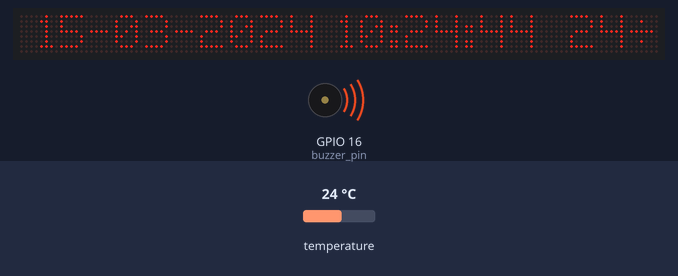
Bench run of a sketch on a simulated ESP8266 (Wemos D1 mini). Parts: 128×8 LED matrix, buzzer (waves = sounding, pin HIGH). The test bench sets the inputs (shaded band); at power-on: temperature 24 °C. WiFi joins after 1.5 s; servers stay silent unless stated; a WiFi scan finds three made-up networks; the local clock reads 2024-03-15 10:24:30 at power-on unless the sketch sets it; web services answer with replies made up by the test bench.

Above: at 14.5 s.
14.6 s: temperature set to 12 °C
At 15.8 s:
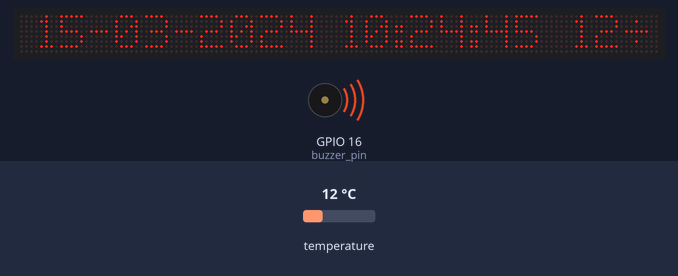
16.5 s: temperature set to 19 °C
At 17.4 s:
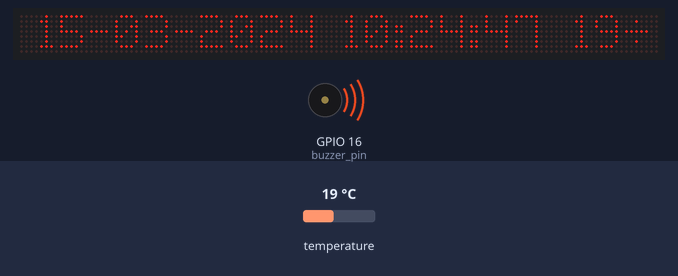
18.5 s: temperature set to 28 °C
At 30.3 s:
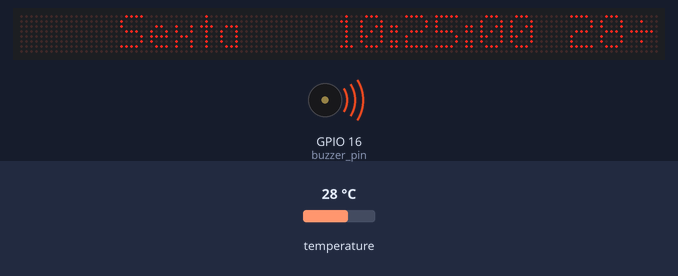

The sketch:

relogio_vs_MAX7219_v5.ino
```cpp
#include "RTClib.h"
#include<stdio.h>

#include <MD_Parola.h>
#include <MD_MAX72xx.h>
#include <SPI.h>
#include <Arduino.h>

#include <ESP8266WiFi.h>
#include <ESP8266WiFiMulti.h>
#include <ESP8266HTTPClient.h>
#include <WiFiClient.h>

#include <ArduinoJson.h>

#define HARDWARE_TYPE MD_MAX72XX::FC16_HW
#define MAX_DEVICES 16
#define DATA_PIN_H  13
#define CS_PIN_H    12
#define CLK_PIN_H   14

// Board : Wemos D1 R1

#define buzzer_pin 16
MD_Parola P = MD_Parola(HARDWARE_TYPE, DATA_PIN_H, CLK_PIN_H, CS_PIN_H, MAX_DEVICES);

RTC_DS3231 rtc;

ESP8266WiFiMulti WiFiMulti;
HTTPClient http;
WiFiClient client;

uint8_t SPEED_SCROLL = 25;
char my_array_H[75];            // Character array for printing something.
char my_array_D[75];
char data_dt[15];
char hora_dt[15];
// Character array for printing something.
uint8_t cnt = 0;
uint8_t intensidade = 0;
const uint8_t n_networks = 10;
uint8_t ids[n_networks];


textEffect_t textEffect_in_D = PA_PRINT;textEffect_t textEffect_out_D = PA_NO_EFFECT;
textEffect_t textEffect_in_H = PA_PRINT;textEffect_t textEffect_out_H = PA_NO_EFFECT;

textPosition_t textPosition = PA_CENTER;
boolean ind_tocou;boolean acertar_relogio=false;

void setup(){inicializa_Sistema();}

void inicializa_Sistema()
{
  Serial.begin(9600);
  cnt = 0;
  if (! rtc.begin()){while (1);}
  P.begin(2);P.setZone(0, 0, 7);P.setZone(1, 8, 15);P.setIntensity(intensidade);
  pinMode(buzzer_pin,OUTPUT);digitalWrite(buzzer_pin,HIGH);ind_tocou = false;
}

void loop()
{
  if (cnt == 0){inicializa_Sistema();actializa_hora();cnt++;}
  if (P.displayAnimate())
  {

    boolean bAllDone = true;
    for (uint8_t i=0; i<2 && bAllDone; i++)
    bAllDone = bAllDone && P.getZoneStatus(i);

    if (bAllDone)
    { // Fazer o que se pretende
      obtem_info();
      P.displayZoneText(0, my_array_H, textPosition, SPEED_SCROLL, 0, textEffect_in_H, textEffect_out_H);
      P.displayZoneText(1, my_array_D, textPosition, SPEED_SCROLL, 0, textEffect_in_D, textEffect_out_D);
    }
  }
}

void obtem_info()
{
  uint8_t minuto = 0;uint8_t hora = 0;
  textEffect_in_D = PA_PRINT;textEffect_out_D = PA_NO_EFFECT;
  textEffect_in_H = PA_PRINT;textEffect_out_H = PA_NO_EFFECT;
  SPEED_SCROLL = 25;

  DateTime now = rtc.now();

  minuto = now.minute();
  hora = now.hour();
  sprintf(my_array_H, "%02d:%02d:%02d  %i\xF7",now.hour(),now.minute(),now.second(),int(rtc.getTemperature()));
  sprintf(my_array_D, "%02d-%02d-%04d",now.day(),now.month(),now.year());

  if (minuto%5 == 0 && minuto != 30)
  {
    switch(now.dayOfTheWeek())
    {
      case 0:
        strcpy(my_array_D,"Domingo");break;
      case 1:
        strcpy(my_array_D,"Segunda");break;
      case 2:
        strcpy(my_array_D,"\x54\x65\x72\x87\x61");break;
      case 3:
        strcpy(my_array_D,"Quarta");break;
      case 4:
        strcpy(my_array_D,"Quinta");break;
      case 5:
        strcpy(my_array_D,"Sexta");break;
      case 6:
        strcpy(my_array_D,"Sabado");break;
    }
  }

  if (minuto%30 == 0 && verifica_aniversario(my_array_D))
  {
    SPEED_SCROLL = 25;
    textEffect_in_H = PA_SCROLL_LEFT;textEffect_out_H = PA_SCROLL_LEFT;
  }

  if(minuto == 0)
  {
    if(hora < 7 || hora > 23){ind_tocou = true;}
    if(!ind_tocou)
    {
      ind_tocou = true;
      if(hora > 12){hora = hora - 12;}

      while(hora > 0){Serial.println("Toca");digitalWrite(buzzer_pin,LOW);delay(70);digitalWrite(buzzer_pin,HIGH);delay(140);digitalWrite(buzzer_pin,LOW);delay(70);digitalWrite(buzzer_pin,HIGH);delay(700);hora--;}
    }
  }
  else {ind_tocou = false;}
  if(hora == 02 && minuto == 16){acertar_relogio = false;}
  if(hora == 02 && minuto == 18 && !acertar_relogio){actializa_hora();}
}
//
boolean verifica_aniversario(char *data)
{
  boolean existe = false;
    if(str_ncmp(data,"25-12-1946\0",5) == 0){str_cpy(my_array_D,"Aniversario\0");str_cpy(my_array_H,"Menino Jesus\0");existe = true;}
  return existe;
}

void actializa_hora()
{
  acertar_relogio = true;
  WiFi.mode(WIFI_STA);WiFi.disconnect();delay(100);scan_wifi();
}
void scan_wifi()
{
  int n = WiFi.scanNetworks();
  if (n == 0) {str_cpy(my_array_D,"Sem Redes\0");str_cpy(my_array_H,":(\0");}
  else
  {
    uint8_t id=0;
    for (uint8_t j = 0 ; (j < n_networks && j < n) ; ++j)
    {
      long rssi=-999;
      for (int i = 0; i < n; ++i)
      {
        if (rssi<=WiFi.RSSI(i))
        {
          bool existe = false;
          for (uint8_t z = 0 ; z < j; ++z){if(i == ids[z]){existe = true;break;}}
          if (!existe){rssi = WiFi.RSSI(i);id = i;}
        }
      }
      ids[j] = id;
    }
    //Serial.println("________________Lista Ordenada ___________________");
    for (uint8_t j =0 ; (j < n_networks && j < n) ; ++j)
    {
      if(ligar_rede(WiFi.SSID(ids[j]))) // neste momento o ESP8266 esta ligado a uma rede...
      {
        str_cpy(my_array_D,"WiFi\0");
        char rede_id[25];
        char nrede[75];
        WiFi.SSID(ids[j]).toCharArray(rede_id,25);
        strcpy(nrede, rede_id);strcat(nrede, "        \0");strcat(nrede, rede_id);strcat(nrede, "        \0");strcat(nrede, rede_id);
        str_cpy(my_array_H,nrede);

        SPEED_SCROLL = 40;
        textEffect_in_H = PA_SCROLL_LEFT;textEffect_out_H = PA_SCROLL_LEFT;
        mostra_mensagem1();
        obter_data_hora();break;
      }
    }
  }
}

boolean ligar_rede(String ssid)
{
  boolean ligacao_ok = false;
  char* password = "";
  uint8_t n_tentativas = 0;
  if (ssid == "rede1"){password = "pass_rede1";WiFi.begin(ssid, password);}
  else{WiFi.begin("","");}
  while (WiFi.status() != WL_CONNECTED && n_tentativas < 6) {
    delay(500);
    //Serial.print(".");
    ++n_tentativas;
  }
  return (WiFi.status() == WL_CONNECTED);
}

void obter_data_hora()
{
    if ((WiFiMulti.run() == WL_CONNECTED)) {
      if (http.begin(client, "http://worldtimeapi.org/api/timezone/Europe/Lisbon")) {  // HTTP
      //if (http.begin(client, "http://worldtimeapi.org/api/timezone/Australia/Eucla")) {  // HTTP + 08:45
      //if (http.begin(client, "http://worldtimeapi.org/api/timezone/Canada/Newfoundland")) {  // HTTP -02:30
      //if (http.begin(client, "http://worldtimeapi.org/api/timezone/Asia/Tokyo")) {
        int httpCode = http.GET();
        if (httpCode > 0) {
          if (httpCode == HTTP_CODE_OK || httpCode == HTTP_CODE_MOVED_PERMANENTLY) {
            readReponseContent();
          }
        }
        else {Serial.printf("[HTTP] GET... failed, error: %s\n", http.errorToString(httpCode).c_str());}
        http.end();
      }
      else {Serial.printf("[HTTP} Unable to connect\n");}
  }
}

void readReponseContent() {
  // https://arduinojson.org/v6/assistant/
  const size_t capacity = JSON_OBJECT_SIZE(11) + 1024;
  DynamicJsonDocument doc(capacity);

  DeserializationError error = deserializeJson(doc,client);
  if (error){return;}
  long longUnixTime = doc["unixtime"].as<long>();
  String longutcoffset = doc["utc_offset"].as<char*>();
  long offset = (longutcoffset.substring(1,3).toInt()*3600) + (((longutcoffset.substring(4).toInt())*3600)/60);

  long res;

  if (longutcoffset[0] == '+'){res = longUnixTime + offset;}
  else{res = longUnixTime - offset;}
  rtc.adjust(DateTime(res));
}

void mostra_mensagem1()
{
  while(true)
  {
    P.displayAnimate();
    if (P.getZoneStatus(0) && P.getZoneStatus(1))
    {
      P.displayClear();
      P.displayZoneText(0, my_array_H, textPosition, SPEED_SCROLL, 0, textEffect_in_H, textEffect_out_H);
      P.displayZoneText(1, my_array_D, textPosition, SPEED_SCROLL, 0, textEffect_in_D, textEffect_out_D);
      P.synchZoneStart();
      break;
    }
  }
}


// *****************************************************************************************************************************************************************************************
// > Função que copia um array de carracteres (prt_source) para outro (prt_dest) e devolve um apontador para o array de copia
// *****************************************************************************************************************************************************************************************
char* str_cpy(char *prt_dest,char *prt_source)
{
  int print_len = str_len(prt_source);
  for (int x=0;x< print_len;x++){*(prt_dest) = *(prt_source);prt_source++;prt_dest++;}
  *(prt_dest) = '\0';prt_dest -= print_len;
  return prt_dest;
}

// *****************************************************************************************************************************************************************************************
// > Função que compara dois arrays de caracteres segundo sua ordem alfabética para as primeiras x posições
//   Retorna  valor negativo se 1º array menor que 2º array;
//   Retorna  zero se 1º array igual ao 2º array;
//   Retorna  valor positivo se 1º array maior que 2º array;
// *****************************************************************************************************************************************************************************************
int str_ncmp(char *prt_str1,char *prt_str2, int num_chars){
  int res = 0;int str1_len = str_len(prt_str1);int str2_len = str_len(prt_str2);
  for (int x = 0;((x < num_chars) && ((x <= str1_len) || (x <= str2_len)));x++){
    res = *(prt_str1) - *(prt_str2);
    if (res != 0){break;}
    prt_str1++;prt_str2++;
  }
  return res;
}

// *****************************************************************************************************************************************************************************************
// > Funcao para retornar um inteiro com o comprimento de um array de caracteres (String)
// *****************************************************************************************************************************************************************************************
int str_len(char *prt_str){
  int size_str = 0;
  while (*(prt_str) != '\0'){size_str +=1;prt_str++;}
  return size_str;
}
```

Measured:
- what the display in image 1 shows lasts 1.0 s, from 15.0 s to 16.0 s
